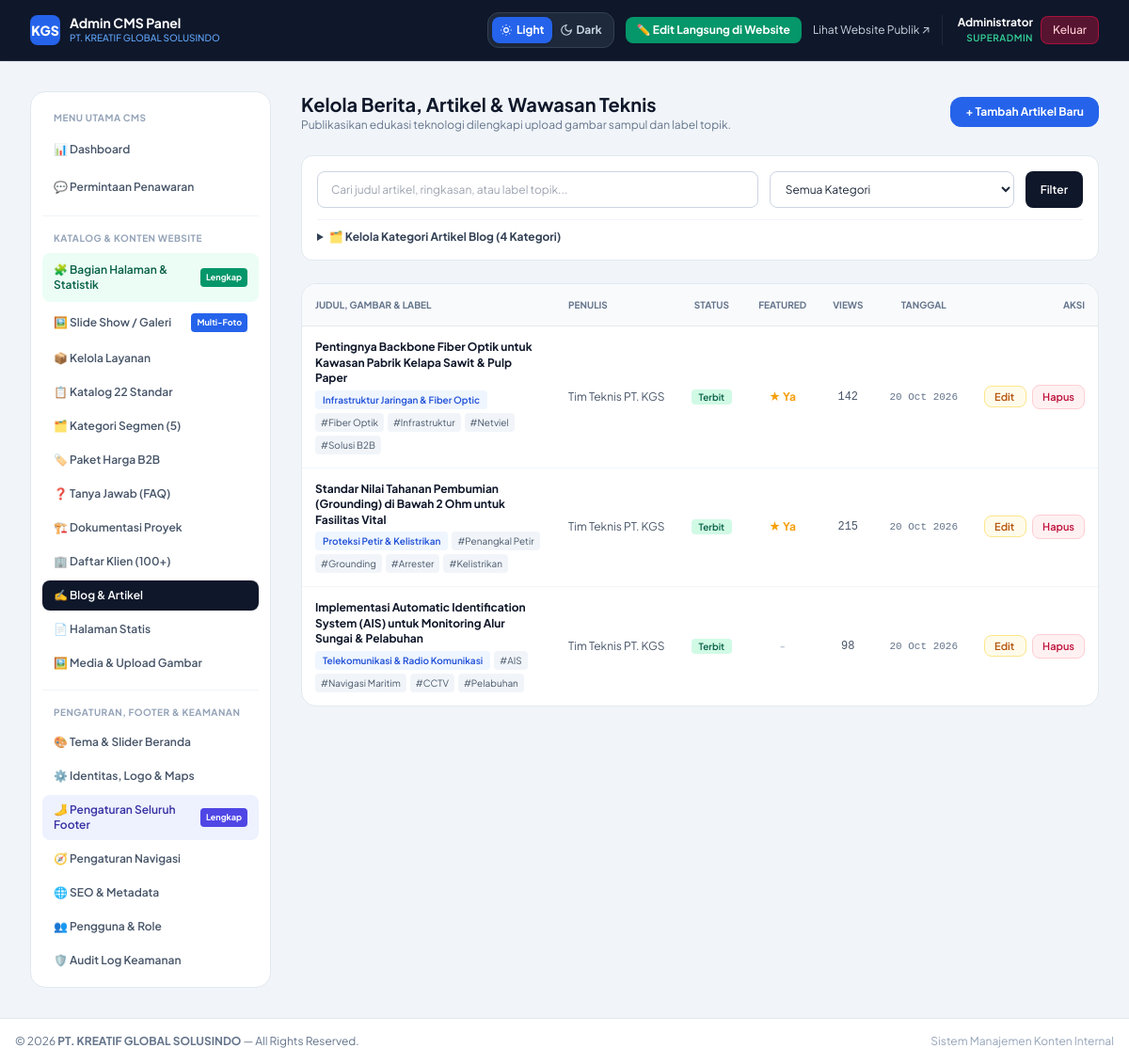
The page /admin/articles.php (signed in) on the database its author committed.
### tables this page shows
CREATE TABLE IF NOT EXISTS `site_settings` (
  `id` INT AUTO_INCREMENT PRIMARY KEY,
  `group_name` VARCHAR(50) NOT NULL DEFAULT 'general',
  `key_name` VARCHAR(60) NOT NULL UNIQUE,
  `key_value` LONGTEXT,
  `updated_at` DATETIME DEFAULT CURRENT_TIMESTAMP ON UPDATE CURRENT_TIMESTAMP
);

CREATE TABLE IF NOT EXISTS `posts` (
  `id` INT AUTO_INCREMENT PRIMARY KEY,
  `category_id` INT NOT NULL,
  `title` VARCHAR(255) NOT NULL,
  `slug` VARCHAR(255) NOT NULL UNIQUE,
  `summary` TEXT NOT NULL,
  `content` LONGTEXT NOT NULL,
  `featured_image` VARCHAR(255) DEFAULT NULL,
  `alt_image` VARCHAR(255) DEFAULT NULL,
  `labels` VARCHAR(255) DEFAULT NULL,
  `author` VARCHAR(100) DEFAULT 'Tim Teknis PT. KGS',
  `is_featured` TINYINT(1) DEFAULT 0,
  `status` ENUM('published', 'draft') DEFAULT 'published',
  `views` INT DEFAULT 0,
  `meta_title` VARCHAR(255) DEFAULT NULL,
  `meta_description` TEXT,
  `published_at` DATETIME DEFAULT CURRENT_TIMESTAMP,
  `created_at` DATETIME DEFAULT CURRENT_TIMESTAMP,
  `updated_at` DATETIME DEFAULT CURRENT_TIMESTAMP ON UPDATE CURRENT_TIMESTAMP,
  FOREIGN KEY (`category_id`) REFERENCES `blog_categories`(`id`) ON DELETE CASCADE
);

CREATE TABLE IF NOT EXISTS `blog_categories` (
  `id` INT AUTO_INCREMENT PRIMARY KEY,
  `name` VARCHAR(100) NOT NULL,
  `slug` VARCHAR(120) NOT NULL UNIQUE,
  `description` TEXT,
  `created_at` DATETIME DEFAULT CURRENT_TIMESTAMP
);

### admin/blog.php (the view, shortened to what the rows shown need)
<?php
require_once __DIR__ . '/layout-header.php';
$query = "SELECT p.*, c.name as category_name FROM posts p JOIN blog_categories c ON p.category_id = c.id WHERE 1=1";
$params = [];
$query .= " ORDER BY p.created_at DESC";
$stmt = $pdo->prepare($query);
$stmt->execute($params);
$posts = $stmt->fetchAll();
?>
<div class="flex flex-col sm:flex-row items-start sm:items-center justify-between gap-4">
    <div>
        <h1 class="text-xl font-bold text-slate-900">Kelola Berita, Artikel & Wawasan Teknis</h1>
    </div>
</div>
<div class="bg-white rounded-2xl border border-slate-200 overflow-hidden shadow-xs">
    <div class="overflow-x-auto">
        <table class="w-full text-left text-xs text-slate-700">
            <thead class="bg-slate-50 uppercase text-[10px] text-slate-500 border-b">
                <tr>
                    <th class="p-3.5">Judul, Gambar & Label</th>
                    <th class="p-3.5">Penulis</th>
                    <th class="p-3.5 text-center">Status</th>
                    <th class="p-3.5 text-center">Featured</th>
                    <th class="p-3.5 text-center">Views</th>
                    <th class="p-3.5 text-center">Tanggal</th>
                    <th class="p-3.5 text-right">Aksi</th>
                </tr>
            </thead>
            <tbody class="divide-y divide-slate-100">
                <?php if (empty($posts)): ?>
                    <tr>
                        <td colspan="7" class="p-8 text-center text-slate-400">
                            Tidak ada artikel yang cocok dengan filter atau belum ada artikel.
                        </td>
                    </tr>
                <?php else: foreach ($posts as $post):
                    $labels_arr = array_filter(array_map('trim', explode(',', (string)($post['labels'] ?? ''))));
                ?>
                    <tr class="hover:bg-slate-50 transition">
                        <td class="p-3.5 max-w-md">
                            <div class="flex items-start gap-3">
                                <div>
                                    <a href="../detail-blog.php?slug=<?= e($post['slug']) ?>" target="_blank" class="font-bold text-slate-900 hover:text-blue-600 block leading-snug">
                                        <?= e($post['title']) ?>
                                    </a>
                                    <div class="flex flex-wrap items-center gap-1 mt-1">
                                        <span class="inline-block text-[10px] font-semibold text-blue-700 bg-blue-50 px-2 py-0.5 rounded">
                                            <?= e($post['category_name']) ?>
                                        </span>
                                        <?php foreach ($labels_arr as $lbl): ?>
                                            <span class="inline-block text-[10px] text-slate-600 bg-slate-100 px-1.5 py-0.5 rounded">
                                                #<?= e($lbl) ?>
                                            </span>
                                        <?php endforeach; ?>
                                    </div>
                                </div>
                            </div>
                        </td>
                        <td class="p-3.5 text-slate-600 whitespace-nowrap">
                            <?= e($post['author'] ?: 'Tim Teknis PT. KGS') ?>
                        </td>
                        <td class="p-3.5 text-center whitespace-nowrap">
                            <span class="px-2 py-0.5 rounded text-[10px] font-semibold <?= $post['status'] === 'published' ? 'bg-emerald-100 text-emerald-800' : 'bg-slate-200 text-slate-700' ?>">
                                <?= $post['status'] === 'published' ? 'Terbit' : 'Draft' ?>
                            </span>
                        </td>
                        <td class="p-3.5 text-center whitespace-nowrap">
                            <?= $post['is_featured'] ? '<span class="text-amber-500 font-bold">★ Ya</span>' : '<span class="text-slate-400">-</span>' ?>
                        </td>
                        <td class="p-3.5 text-center font-mono text-slate-600 whitespace-nowrap">
                            <?= number_format((int)$post['views']) ?>
                        </td>
                        <td class="p-3.5 text-center text-slate-500 font-mono text-[11px] whitespace-nowrap">
                            <?= date('d M Y', strtotime($post['created_at'])) ?>
                        </td>
                        <td class="p-3.5 text-right space-x-1.5 whitespace-nowrap">
                            <a href="edit-artikel.php?id=<?= (int)$post['id'] ?>" class="px-2.5 py-1 bg-amber-50 hover:bg-amber-100 text-amber-700 font-semibold rounded-lg text-[11px] border border-amber-200">
                                Edit
                            </a>
                            <form method="POST" class="inline" onsubmit="return confirm('Hapus artikel ini secara permanen?');">
                                <button type="submit" class="px-2.5 py-1 bg-rose-50 hover:bg-rose-100 text-rose-700 font-semibold rounded-lg text-[11px] border border-rose-200 cursor-pointer">
                                    Hapus
                                </button>
                            </form>
                        </td>
                    </tr>
                <?php endforeach; endif; ?>
            </tbody>
        </table>
    </div>
</div>
<?php require_once __DIR__ . '/layout-footer.php'; ?>

### admin/layout-header.php (shortened to what the rows shown need)
<?php
require_once __DIR__ . '/../config/database.php';
$company_name = get_setting($pdo, 'company_name', 'PT. KREATIF GLOBAL SOLUSINDO');
?>
<!DOCTYPE html>
<html lang="id">
<head>
    <script src="https://cdn.tailwindcss.com"></script>
    <link rel="stylesheet" href="../assets/fonts/fonts.css">
    <link rel="stylesheet" href="../assets/css/style.css">
</head>
<body class="bg-slate-100 dark:bg-slate-950 min-h-screen flex flex-col text-slate-800 dark:text-slate-100 transition-colors duration-200">
    <header class="bg-slate-900 text-white border-b border-slate-800 sticky top-0 z-40 shadow-sm">
        <div class="max-w-7xl mx-auto px-4 sm:px-6 lg:px-8 h-16 flex items-center justify-between gap-4">
            <div class="flex items-center gap-3">
                <a href="index.php" class="flex items-center gap-2.5">
                    <div>
                        <span class="font-bold text-sm block leading-tight">Admin CMS Panel</span>
                        <span class="text-[10px] text-blue-400 font-medium block"><?= e($company_name) ?></span>
                    </div>
                </a>
            </div>
        </div>
    </header>
    <div class="max-w-7xl mx-auto px-4 sm:px-6 lg:px-8 py-8 flex-1 w-full flex flex-col md:flex-row gap-8">
        <main class="flex-1 space-y-6">

### admin/layout-footer.php (shortened to what the rows shown need)
        </main>
    </div>
    <footer class="bg-white border-t border-slate-200 py-4 mt-auto text-center text-xs text-slate-500">
        <div class="max-w-7xl mx-auto px-4 flex flex-col sm:flex-row justify-between items-center gap-2">
            <span>&copy; <?= date('Y') ?> <strong><?= e($company_name ?? 'PT. KREATIF GLOBAL SOLUSINDO') ?></strong> — All Rights Reserved.</span>
        </div>
    </footer>
</body>
</html>

### rows shown on the page
site_settings: key_value "PT. KREATIF GLOBAL SOLUSINDO"
posts: title "Pentingnya Backbone Fiber Optik untuk Kawasan Pabrik Kelapa Sawit & Pulp Paper", category.name "Infrastruktur Jaringan & Fiber Optic", labels "Fiber Optik", labels "Infrastruktur", labels "Netviel", labels "Solusi B2B", author "Tim Teknis PT. KGS", status "Terbit", is_featured "★ Ya", views "142", created_at "20 Oct 2026"
posts: title "Standar Nilai Tahanan Pembumian (Grounding) di Bawah 2 Ohm untuk Fasilitas Vital", category.name "Proteksi Petir & Kelistrikan", labels "Penangkal Petir", labels "Grounding", labels "Arrester", labels "Kelistrikan", author "Tim Teknis PT. KGS", status "Terbit", is_featured "★ Ya", views "215", created_at "20 Oct 2026"
posts: title "Implementasi Automatic Identification System (AIS) untuk Monitoring Alur Sungai & Pelabuhan", category.name "Telekomunikasi & Radio Komunikasi", labels "AIS", labels "Navigasi Maritim", labels "CCTV", labels "Pelabuhan", author "Tim Teknis PT. KGS", status "Terbit", views "98", created_at "20 Oct 2026"

### other values the page prints
$admin_name "Administrator"
$admin_role "SUPERADMIN"
count($categories) "4"
